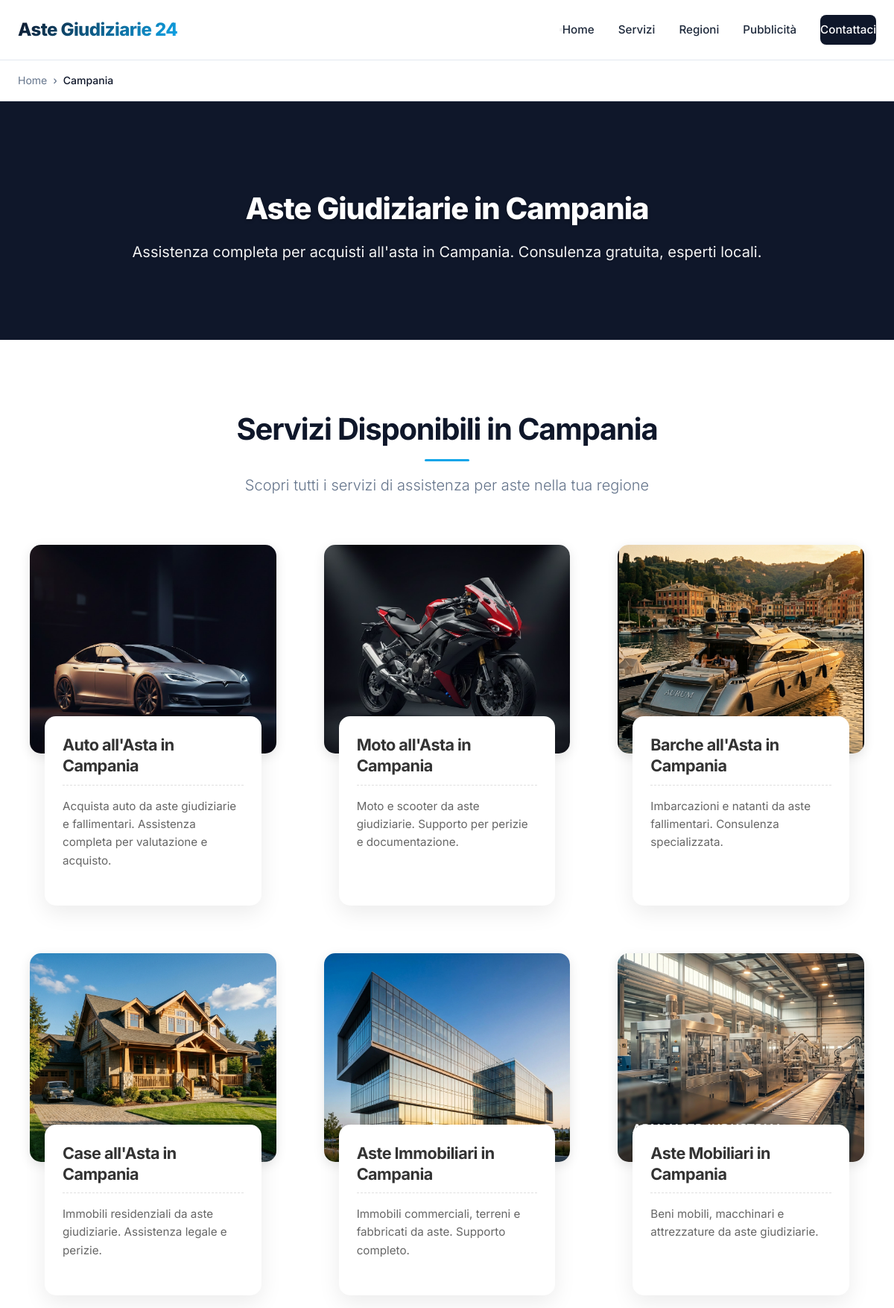
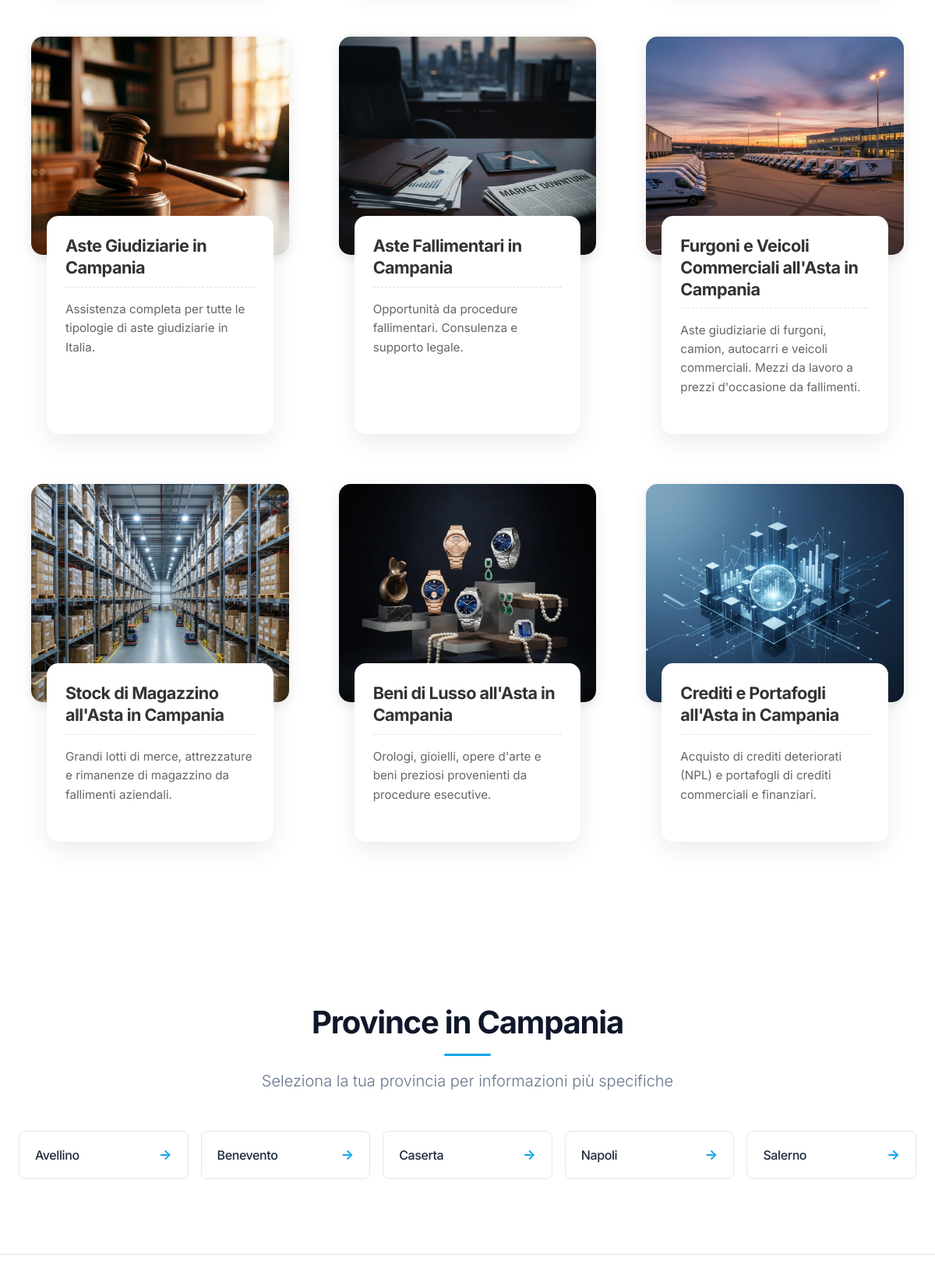
The app's page /regioni/campania (upper part) with its own data (2 pictures, top to bottom).
### tables this page shows
CREATE TABLE `regioni` (
  `id` int NOT NULL AUTO_INCREMENT,
  `nome` varchar(100) NOT NULL,
  `slug` varchar(100) NOT NULL,
  `codice_istat` varchar(2) NOT NULL,
  `attiva` tinyint(1) NOT NULL DEFAULT '1',
  `contenuto_custom` text,
  `meta_title` varchar(70) DEFAULT NULL,
  `meta_description` varchar(200) DEFAULT NULL,
  PRIMARY KEY (`id`),
  UNIQUE KEY `slug` (`slug`),
  KEY `idx_slug` (`slug`),
  KEY `idx_attiva` (`attiva`)
);

CREATE TABLE `servizi` (
  `id` int NOT NULL AUTO_INCREMENT,
  `nome` varchar(100) NOT NULL,
  `slug` varchar(100) NOT NULL,
  `categoria` enum('veicoli','immobili','altro') NOT NULL,
  `descrizione_breve` varchar(160) DEFAULT NULL,
  `features` text,
  `prezzo` decimal(10,2) DEFAULT NULL,
  `contenuto` text,
  `immagine` varchar(255) DEFAULT NULL,
  `attivo` tinyint(1) NOT NULL DEFAULT '1',
  `ordine` int NOT NULL DEFAULT '0',
  `meta_title` text,
  `meta_description` text,
  PRIMARY KEY (`id`),
  UNIQUE KEY `slug` (`slug`),
  KEY `idx_slug` (`slug`),
  KEY `idx_categoria` (`categoria`),
  KEY `idx_attivo` (`attivo`),
  KEY `idx_ordine` (`ordine`)
);

CREATE TABLE `province` (
  `id` int NOT NULL AUTO_INCREMENT,
  `nome` varchar(100) NOT NULL,
  `slug` varchar(100) NOT NULL,
  `sigla` varchar(2) NOT NULL,
  `regione_id` int NOT NULL,
  `attiva` tinyint(1) NOT NULL DEFAULT '1',
  `contenuto_custom` text,
  `meta_title` varchar(70) DEFAULT NULL,
  `meta_description` varchar(200) DEFAULT NULL,
  PRIMARY KEY (`id`),
  UNIQUE KEY `slug` (`slug`),
  KEY `idx_slug` (`slug`),
  KEY `idx_regione` (`regione_id`),
  KEY `idx_attiva` (`attiva`),
  CONSTRAINT `fk_provincia_regione` FOREIGN KEY (`regione_id`) REFERENCES `regioni` (`id`) ON DELETE CASCADE
);

### public/index.php (called while the page is built)
<?php
require_once __DIR__ . '/../router.php';

### includes/db.php (called while the page is built, shortened)
<?php
class Database
{
    private static $instance = null;
    private $pdo;
    private function __construct()
    {
        try {
            $dsn = "mysql:host=" . DB_HOST . ";port=" . DB_PORT . ";dbname=" . DB_NAME . ";charset=" . DB_CHARSET;
            $options = [
                PDO::ATTR_ERRMODE => PDO::ERRMODE_EXCEPTION,
                PDO::ATTR_DEFAULT_FETCH_MODE => PDO::FETCH_ASSOC,
                PDO::ATTR_EMULATE_PREPARES => false,
                PDO::MYSQL_ATTR_INIT_COMMAND => "SET NAMES " . DB_CHARSET
            ];
            $this->pdo = new PDO($dsn, DB_USER, DB_PASS, $options);
        } catch (PDOException $e) {
            $this->logError('Database connection failed: ' . $e->getMessage());
            if (APP_DEBUG) {
                die('Database connection failed: ' . $e->getMessage());
            } else {
                die('Database connection failed. Please contact support.');
            }
        }
    }
    public static function getInstance()
    {
        if (self::$instance === null) {
            self::$instance = new self();
        }
        return self::$instance;
    }
    public function query($sql, $params = [])
    {
        try {
            $stmt = $this->pdo->prepare($sql);
            $stmt->execute($params);
            return $stmt;
        } catch (PDOException $e) {
            $this->logError('Query failed: ' . $e->getMessage() . ' | SQL: ' . $sql);
            throw $e;
        }
    }
    public function fetchAll($sql, $params = [])
    {
        return $this->query($sql, $params)->fetchAll();
    }
    public function fetchOne($sql, $params = [])
    {
        return $this->query($sql, $params)->fetch();
    }
}
function db()
{
    return Database::getInstance();
}

### public/regioni/regione-template.php (the view, shortened to what this page needs)
<?php
require_once __DIR__ . '/../../includes/db.php';
require_once __DIR__ . '/../../includes/functions.php';
$servizi = getAllServizi();
$province = getProvinceByRegione($regione['id']);
$canonical = APP_URL . '/regioni/' . $regione['slug'];
$breadcrumbItems = [
    ['name' => 'Home', 'url' => APP_URL],
    ['name' => $regione['nome'], 'url' => $canonical]
];
include __DIR__ . '/../../includes/header.php';
?>
<section class="breadcrumb-section">
    <div class="container">
        <?= renderBreadcrumbs($breadcrumbItems) ?>
    </div>
</section>
<section class="hero hero-small">
    <div class="hero-overlay"></div>
    <div class="container">
        <div class="hero-content">
            <h1 class="hero-title">
                Aste Giudiziarie in <?= htmlspecialchars($regione['nome']) ?>
            </h1>
            <p class="hero-subtitle">
                Assistenza completa per acquisti all'asta in <?= htmlspecialchars($regione['nome']) ?>. Consulenza
                gratuita, esperti locali.
            </p>
        </div>
    </div>
</section>
<section class="services-section">
    <div class="container">
        <div class="section-header">
            <h2>Servizi Disponibili in <?= htmlspecialchars($regione['nome']) ?></h2>
            <p>Scopri tutti i servizi di assistenza per aste nella tua regione</p>
        </div>
        <div class="services-grid">
            <?php foreach ($servizi as $s): ?>
                <a href="/<?= $s['slug'] ?>/<?= $regione['slug'] ?>" class="service-link"
                    style="text-decoration: none; color: inherit;">
                    <article class="service-card">
                        <div class="service-card-img">
                            <?php if (!empty($s['immagine'])): ?>
                                <img src="<?= htmlspecialchars($s['immagine']) ?>" alt="<?= htmlspecialchars($s['nome']) ?>">
                            <?php endif; ?>
                        </div>
                        <div class="service-card-content">
                            <h3 class="service-title">
                                <?= htmlspecialchars($s['nome']) ?> in <?= htmlspecialchars($regione['nome']) ?>
                            </h3>
                            <div class="service-divider"></div>
                            <p class="service-description">
                                <?= htmlspecialchars($s['descrizione_breve']) ?>
                            </p>
                        </div>
                    </article>
                </a>
            <?php endforeach; ?>
        </div>
    </div>
</section>
<?php if (!empty($province)): ?>
    <section class="locations-section">
        <div class="container">
            <div class="section-header">
                <h2>Province in <?= htmlspecialchars($regione['nome']) ?></h2>
                <p>Seleziona la tua provincia per informazioni più specifiche</p>
            </div>
            <div class="locations-grid">
                <?php foreach ($province as $prov): ?>
                    <a href="/province/<?= $prov['slug'] ?>" class="location-card">
                        <h3><?= htmlspecialchars($prov['nome']) ?></h3>
                        <span class="location-arrow">→</span>
                    </a>
                <?php endforeach; ?>
            </div>
        </div>
    </section>
<?php endif; ?>
<section id="contatti" class="contact-section">
</section>
<?php include __DIR__ . '/../../includes/footer.php'; ?>

### records on screen
regioni: nome "Campania"
servizi: immagine (picture), nome "Auto all'Asta", descrizione_breve "Acquista auto da aste giudiziarie e fallimentari. Assistenza completa per valutazione e acquisto."
servizi: immagine (picture), nome "Moto all'Asta", descrizione_breve "Moto e scooter da aste giudiziarie. Supporto per perizie e documentazione."
servizi: immagine (picture), nome "Barche all'Asta", descrizione_breve "Imbarcazioni e natanti da aste fallimentari. Consulenza specializzata."
servizi: immagine (picture), nome "Case all'Asta", descrizione_breve "Immobili residenziali da aste giudiziarie. Assistenza legale e perizie."
servizi: immagine (picture), nome "Aste Immobiliari", descrizione_breve "Immobili commerciali, terreni e fabbricati da aste. Supporto completo."
servizi: immagine (picture), nome "Aste Mobiliari", descrizione_breve "Beni mobili, macchinari e attrezzature da aste giudiziarie."
servizi: immagine (picture), nome "Aste Giudiziarie", descrizione_breve "Assistenza completa per tutte le tipologie di aste giudiziarie in Italia."
servizi: immagine (picture), nome "Aste Fallimentari", descrizione_breve "Opportunità da procedure fallimentari. Consulenza e supporto legale."
servizi: immagine (picture), nome "Furgoni e Veicoli Commerciali all'Asta", descrizione_breve "Aste giudiziarie di furgoni, camion, autocarri e veicoli commerciali. Mezzi da lavoro a prezzi d'occasione da fallimenti."
servizi: immagine (picture), nome "Stock di Magazzino all'Asta", descrizione_breve "Grandi lotti di merce, attrezzature e rimanenze di magazzino da fallimenti aziendali."
servizi: immagine (picture), nome "Beni di Lusso all'Asta", descrizione_breve "Orologi, gioielli, opere d'arte e beni preziosi provenienti da procedure esecutive."
servizi: immagine (picture), nome "Crediti e Portafogli all'Asta", descrizione_breve "Acquisto di crediti deteriorati (NPL) e portafogli di crediti commerciali e finanziari."
province: nome "Avellino"
province: nome "Benevento"
province: nome "Caserta"
province: nome "Napoli"
province: nome "Salerno"

### other values on screen
$item['name'] "Home"
$item['name'] "Campania"
